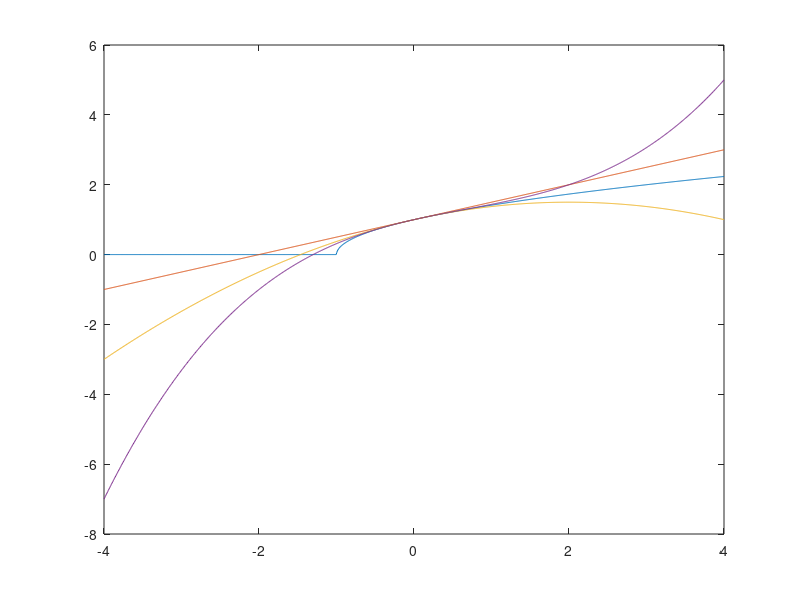

The MATLAB script that drew this image:
clear; clc; close all; echo on; delete s633x23.txt; diary s633x23.txt;



x = linspace(-4,4,1000);
f = sqrt(1+x);
g = 1 + x./2;
h = 1 + x./2 - (x.^2)./8;
i = 1 + x./2 - (x.^2)./8 + (x.^3)./16;

plot(x,f);
hold on;
plot(x,g);
hold on;
plot(x,h);
hold on;
plot(x,i);
hold off;





echo off; diary off;